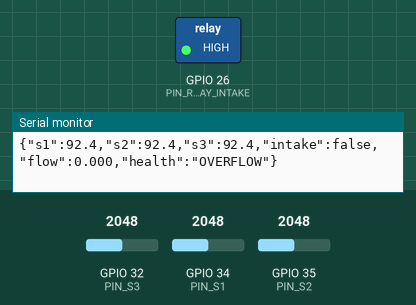
Simulated run of this sketch. Board: ESP32. On the bench: switched loads named in the sketch (green lamp = pin HIGH), the last lines printed to the serial monitor. The test bench sets the inputs (shaded band); at power-on: GPIO 35 (PIN_S2) = 2048, GPIO 32 (PIN_S3) = 2048, GPIO 34 (PIN_S1) = 2048 (analog values on the 0–4095 scale). WiFi joins after 1.5 s; servers stay silent unless stated; no MQTT or app messages arrive unless stated.

Above: at 2.7 s.
2.8 s: GPIO 35 (PIN_S2) set to 1218
5.8 s: GPIO 35 (PIN_S2) set to 1078
At 7.0 s:
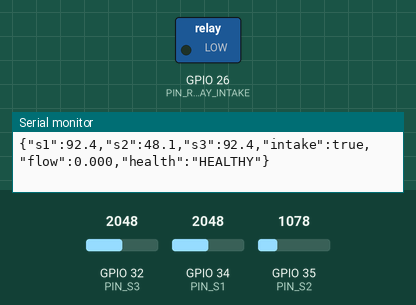
8.0 s: GPIO 32 (PIN_S3) set to 2105
At 10.9 s:
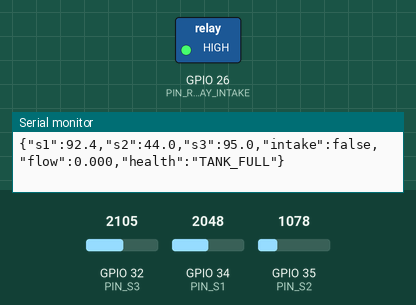
11.0 s: GPIO 34 (PIN_S1) set to 291
12.5 s: GPIO 34 (PIN_S1) set to 251
Timing chart, 0 to 15.5 s (numbered marks = the images above; inputs shaded):
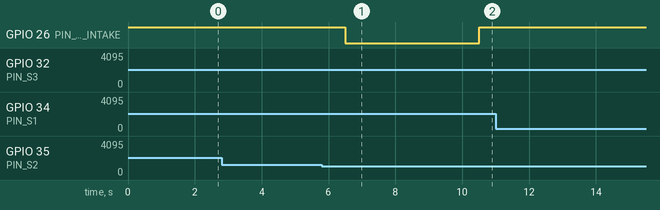

The sketch:

filtration_monitor-1.ino
```cpp
/*
 * Water Rover v2 - Stage 2 Filtration Column & Flow Monitoring
 * Board : ESP32 (analog level sensors on ADC1 pins, so Wi-Fi can stay on)
 * Role  : Mirrors the XOD node logic (analog read -> threshold -> pause intake)
 *         and publishes tank levels + health to Node-RED over MQTT.
 * Libs  : PubSubClient (Nick O'Leary)
 */
#include <WiFi.h>
#include <PubSubClient.h>

// ---------- CONFIG ----------
const char* WIFI_SSID = "YOUR_WIFI";
const char* WIFI_PASS = "YOUR_PASSWORD";
const char* MQTT_HOST = "192.168.1.50";   // Node-RED / broker IP
const uint16_t MQTT_PORT = 1883;
const char* TOPIC_STATUS = "rover/filtration/status";
const char* TOPIC_CMD    = "rover/filtration/cmd";   // pause | resume | auto

// Pins (ADC1 only: 32-39)
const int PIN_S1 = 34;   // Stage 1 raw tank level sensor
const int PIN_S2 = 35;   // Stage 2 filtration column level sensor
const int PIN_S3 = 32;   // Stage 3 clean tank level sensor
const int PIN_RELAY_INTAKE = 26;  // Relay CH1 -> intake pump
const bool RELAY_ACTIVE_LOW = true;

// Per-sensor calibration (raw ADC 0-4095): dry = empty, wet = full. CALIBRATE THESE.
struct Cal { int dry; int wet; };
Cal CAL_S1 = {200, 2200};
Cal CAL_S2 = {200, 2200};
Cal CAL_S3 = {200, 2200};

// Thresholds (% of sensor range)
const float S1_LOW_PCT      = 10;  // source nearly empty -> pause (dry-run protection)
const float S2_HIGH_PCT     = 90;  // column overflow     -> pause intake
const float S2_RESUME_PCT   = 50;  // hysteresis: resume below this
const float S3_FULL_PCT     = 95;  // clean tank full     -> pause intake
const float S2_CLOG_PCT     = 70;  // column this full while S3 barely rising => clog
const float MIN_S3_RISE     = 0.5; // % gained in the window if flowing normally
const unsigned long CLOG_WINDOW_MS = 30000;

// ---------- STATE ----------
enum Health { HEALTHY, CLOGGING, OVERFLOW, SOURCE_LOW, TANK_FULL, MANUAL_PAUSE };
const char* HEALTH_TXT[] = {"HEALTHY","CLOGGING","OVERFLOW","SOURCE_LOW","TANK_FULL","MANUAL_PAUSE"};

WiFiClient wifi;
PubSubClient mqtt(wifi);

float s1 = 0, s2 = 0, s3 = 0;   // smoothed levels (%)
bool intakeOn = false;
bool overflowLatch = false;
bool manualPause = false;
bool cloggedFlag = false;
Health health = HEALTHY;

float s3Ref = 0;
unsigned long windowStart = 0;
float flowRate = 0;             // % per second rise of Stage 3 (proxy for throughput)

unsigned long tSample = 0, tLogic = 0, tPub = 0;

// ---------- HELPERS ----------
float readPct(int pin, const Cal& c) {
  long raw = analogRead(pin);
  float p = (float)(raw - c.dry) * 100.0f / (float)(c.wet - c.dry);
  return constrain(p, 0.0f, 100.0f);
}

void setIntake(bool on) {
  intakeOn = on;
  digitalWrite(PIN_RELAY_INTAKE, (on ^ RELAY_ACTIVE_LOW) ? HIGH : LOW);
}

void onMessage(char* topic, byte* payload, unsigned int len) {
  String m; for (unsigned i = 0; i < len; i++) m += (char)payload[i];
  m.trim(); m.toLowerCase();
  if (m == "pause") manualPause = true;
  else if (m == "resume" || m == "auto") manualPause = false;
}

void connectWifi() {
  if (WiFi.status() == WL_CONNECTED) return;
  WiFi.begin(WIFI_SSID, WIFI_PASS);
  unsigned long t = millis();
  while (WiFi.status() != WL_CONNECTED && millis() - t < 10000) delay(250);
}

void connectMqtt() {
  if (mqtt.connected() || WiFi.status() != WL_CONNECTED) return;
  if (mqtt.connect("water-rover-esp32")) mqtt.subscribe(TOPIC_CMD);
}

// ---------- LOGIC (equivalent of the XOD patch) ----------
void evaluate() {
  // Stage 2 overflow with hysteresis latch
  if (s2 >= S2_HIGH_PCT) overflowLatch = true;
  else if (s2 <= S2_RESUME_PCT) overflowLatch = false;

  bool sourceLow = s1 <= S1_LOW_PCT;
  bool tankFull  = s3 >= S3_FULL_PCT;

  // Throughput / clog detection over a sliding window
  unsigned long now = millis();
  if (now - windowStart >= CLOG_WINDOW_MS) {
    float rise = s3 - s3Ref;
    flowRate = rise / ((now - windowStart) / 1000.0f);
    cloggedFlag = intakeOn && s2 >= S2_CLOG_PCT && rise < MIN_S3_RISE && !tankFull;
    s3Ref = s3;
    windowStart = now;
  }

  bool allowIntake = !(overflowLatch || sourceLow || tankFull || manualPause);
  setIntake(allowIntake);

  // Priority-ordered health badge
  if (manualPause)        health = MANUAL_PAUSE;
  else if (overflowLatch) health = OVERFLOW;
  else if (sourceLow)     health = SOURCE_LOW;
  else if (tankFull)      health = TANK_FULL;
  else if (cloggedFlag)   health = CLOGGING;
  else                    health = HEALTHY;
}

void publishStatus() {
  char buf[256];
  snprintf(buf, sizeof(buf),
    "{\"s1\":%.1f,\"s2\":%.1f,\"s3\":%.1f,\"intake\":%s,\"flow\":%.3f,\"health\":\"%s\"}",
    s1, s2, s3, intakeOn ? "true" : "false", flowRate, HEALTH_TXT[health]);
  mqtt.publish(TOPIC_STATUS, buf);
  Serial.println(buf);
}

// ---------- ARDUINO ----------
void setup() {
  Serial.begin(115200);
  analogReadResolution(12);
  analogSetAttenuation(ADC_11db);
  pinMode(PIN_RELAY_INTAKE, OUTPUT);
  setIntake(false);

  connectWifi();
  mqtt.setServer(MQTT_HOST, MQTT_PORT);
  mqtt.setCallback(onMessage);

  s1 = readPct(PIN_S1, CAL_S1);
  s2 = readPct(PIN_S2, CAL_S2);
  s3 = readPct(PIN_S3, CAL_S3);
  s3Ref = s3;
  windowStart = millis();
}

void loop() {
  unsigned long now = millis();

  if (now - tSample >= 100) {           // 10 Hz sampling, EMA smoothing
    tSample = now;
    const float a = 0.1f;
    s1 += a * (readPct(PIN_S1, CAL_S1) - s1);
    s2 += a * (readPct(PIN_S2, CAL_S2) - s2);
    s3 += a * (readPct(PIN_S3, CAL_S3) - s3);
  }
  if (now - tLogic >= 500) { tLogic = now; evaluate(); }

  if (now - tPub >= 1000) {
    tPub = now;
    connectWifi();
    connectMqtt();
    if (mqtt.connected()) publishStatus();
  }
  mqtt.loop();
}
```

Measured:
- the behaviour switches between 1148 and 1147 on GPIO 35 (PIN_S2) (found by bisection; images 0 and 1)
- the behaviour switches between 2104 and 2105 on GPIO 32 (PIN_S3) (found by bisection; images 1 and 2)
- after the input at 5.8 s, GPIO 26 (PIN_RELAY_INTAKE): HIGH → LOW after 0.70 s
- after the input at 8.0 s, GPIO 26 (PIN_RELAY_INTAKE): LOW → HIGH after 2.5 s
